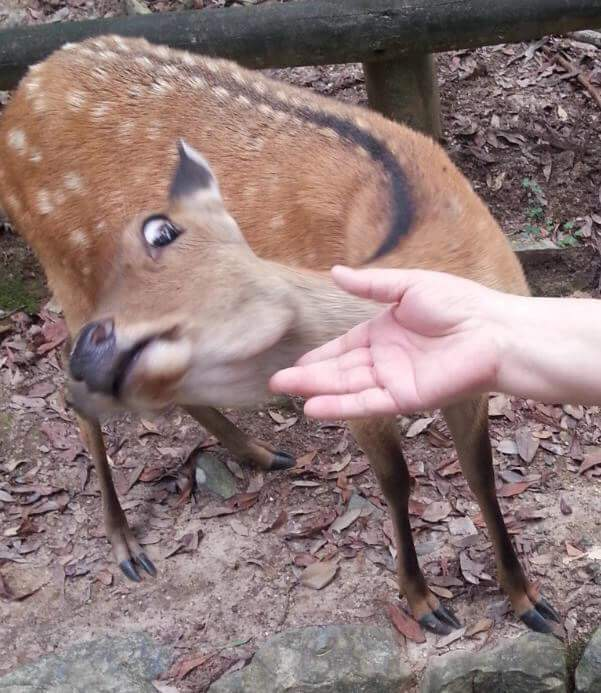
#> input picture Image Processing/chapter_2/data/dolph.jpg, 601 x 693 px, found by its file name
$ jupyter execute --allow-errors 0629.ipynb
#> lines starting #> are read from the running program, lines starting #| are printed output that depends on the picture; after the words box and inside, x2 and y2 are one past the last pixel; in counts of white or black regions, pixels touching at a corner belong together
[cell 1]
import sys
import os
import cv2
import numpy as np
import matplotlib.pyplot as plt

[cell 2]
img = cv2.imread('./data/puppy.bmp')

#> (the rest of this cell did not finish here and is left out)

[cell 3]
img1 = np.zeros((400, 600, 3), dtype=np.uint8)

cv2.imshow('img1', img1)

cv2.waitKey()
cv2.destroyAllWindows()

[cell 4]
img2 = np.zeros((400, 600, 3), dtype=np.uint8)

cv2.imshow('img1', img1)

cv2.waitKey()
cv2.destroyAllWindows()

[cell 5]
img = cv2.imread('./data/cow.png', cv2.IMREAD_COLOR)

#> (the rest of this cell did not finish here and is left out)

[cell 6]
img = cv2.imread('./data/rudolf.png', cv2.IMREAD_COLOR)

cv2.circle(img, (505, 520), 75, (0, 0, 255), cv2.FILLED, cv2.LINE_AA)

cv2.imshow('img', img)
cv2.waitKey(0)
cv2.destroyAllWindows()

[cell 7]
img_d = cv2.imread('./data/dolph.jpg', cv2.IMREAD_COLOR)
#> img_d is the input picture: shape (693, 601, 3); mean B, G, R 119.5, 120.8, 142.3

cv2.circle(img_d, (73, 340), 45, (0, 0, 255), cv2.FILLED, cv2.LINE_AA)
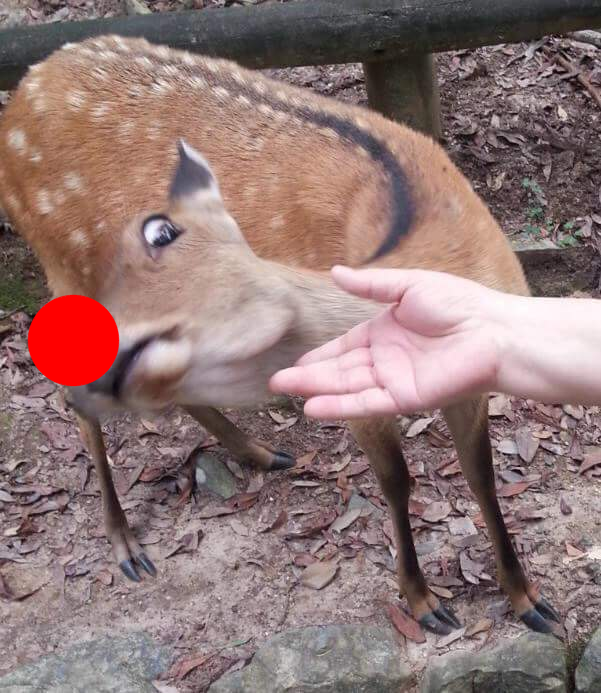
#> img_d: shape (693, 601, 3); 1.62% of pixels changed, all inside (x1, y1, x2, y2) = (27, 294, 120, 387)

cv2.imshow('img_d', img_d)
cv2.waitKey(0)
cv2.destroyAllWindows()

img_d.shape
#> Out = (693, 601, 3)

[cell 8]
src = cv2.imread('./data/airplane.bmp', cv2.IMREAD_COLOR)
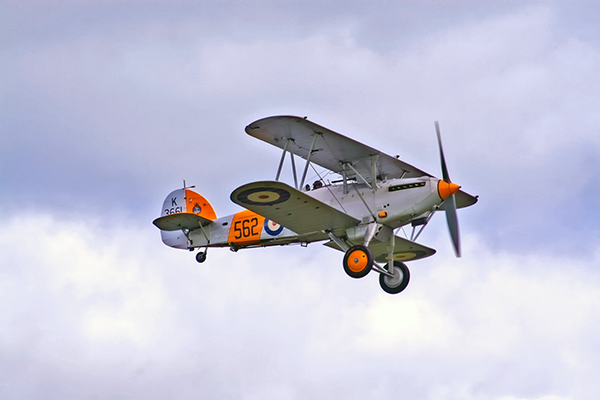
#> input picture Image Processing/chapter_2/data/airplane.bmp, 600 x 400 px, found by its file name
#> src is the input picture: shape (400, 600, 3); mean B, G, R 217.1, 197.6, 196.8
mask = cv2.imread('./data/mask_plane.bmp', cv2.IMREAD_GRAYSCALE)
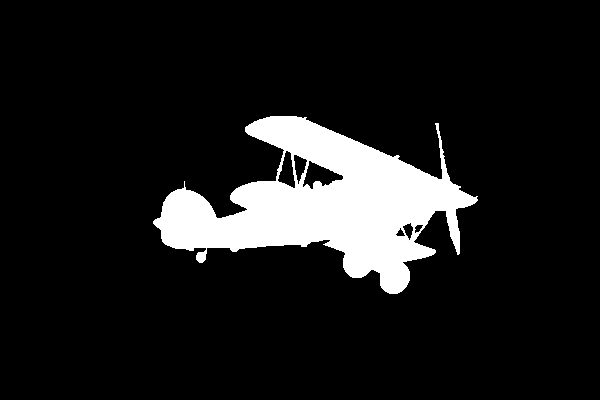
#> input picture Image Processing/chapter_2/data/mask_plane.bmp, 600 x 400 px, found by its file name
#> mask: shape (400, 600); 10.8% white; 1 white region, box (x1, y1, x2, y2) and area: (153, 116, 478, 294) 25896
dst = cv2.imread('./data/field.bmp')
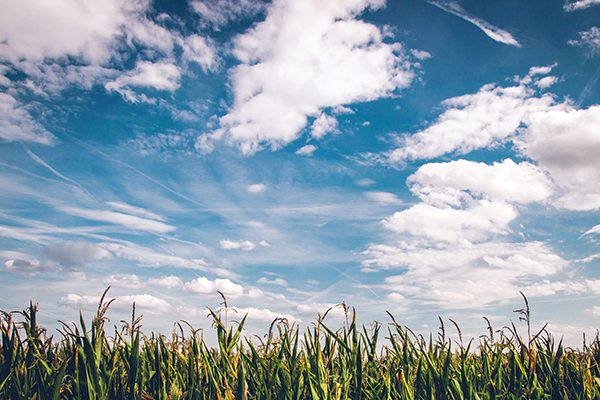
#> input picture Image Processing/chapter_2/data/field.bmp, 600 x 400 px, found by its file name
#> dst is the input picture: shape (400, 600, 3); mean B, G, R 173.2, 160.3, 141.8

cv2.copyTo(src, mask, dst)

cv2.imshow('src', src)
cv2.imshow('mask', mask)
cv2.imshow('dst', dst)

cv2.waitKey()
cv2.destroyAllWindows()

[cell 9]
dst[mask > 0] = src[mask > 0]

cv2.imshow('src', src)
cv2.imshow('mask', mask)
cv2.imshow('dst', dst)

cv2.waitKey()
cv2.destroyAllWindows()

[cell 10]
dst[mask > 0] = (0, 0, 255)
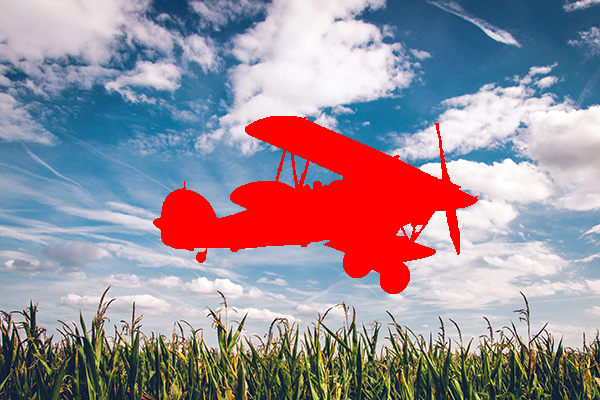
#> dst: shape (400, 600, 3); mean B, G, R 151.3, 141, 153.2

cv2.imshow('src', src)
cv2.imshow('mask', mask)
cv2.imshow('dst', dst)

cv2.waitKey()
cv2.destroyAllWindows()
